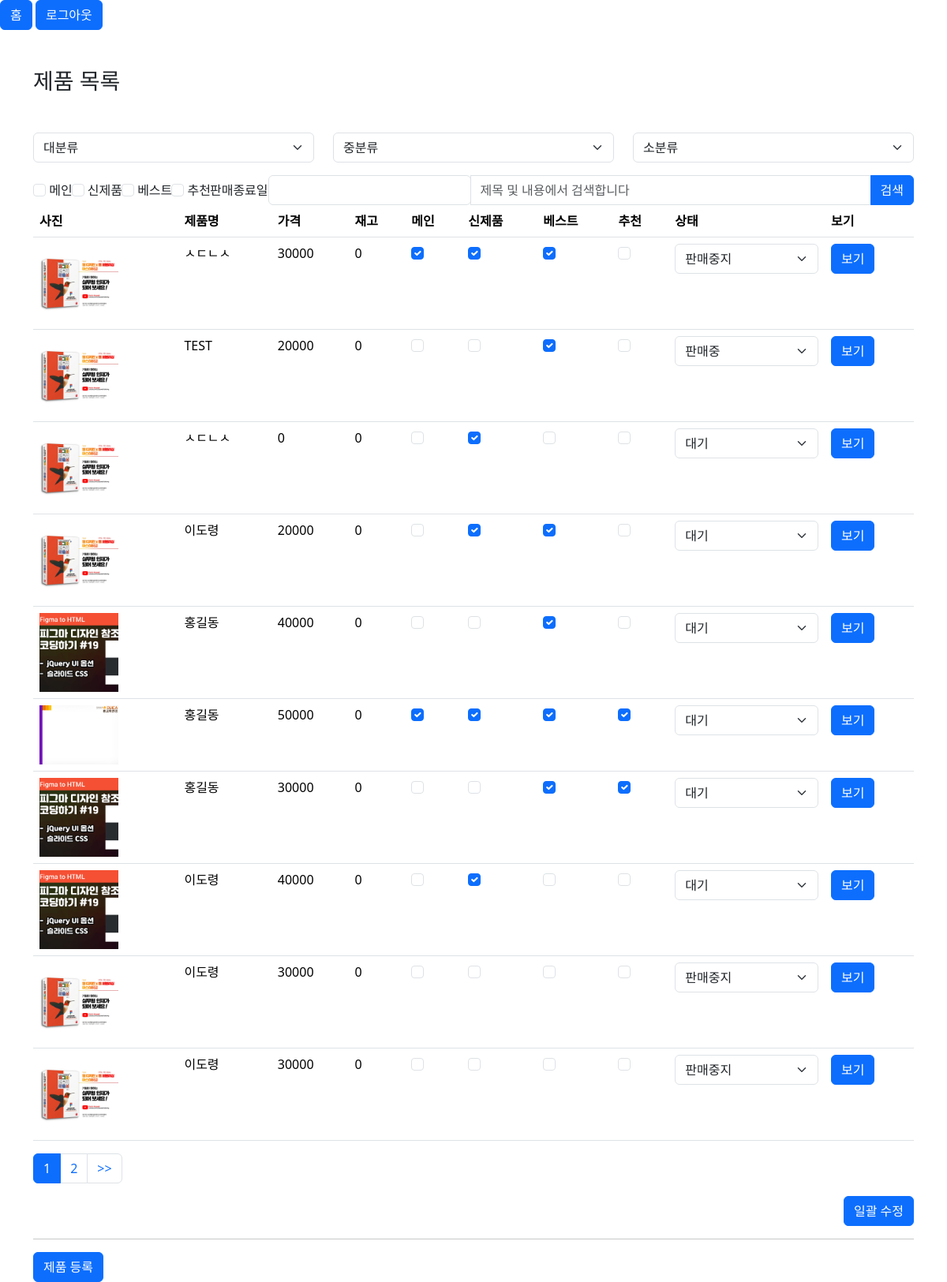
Page /admin/product/product_list.php (signed in) on the earlier database version.
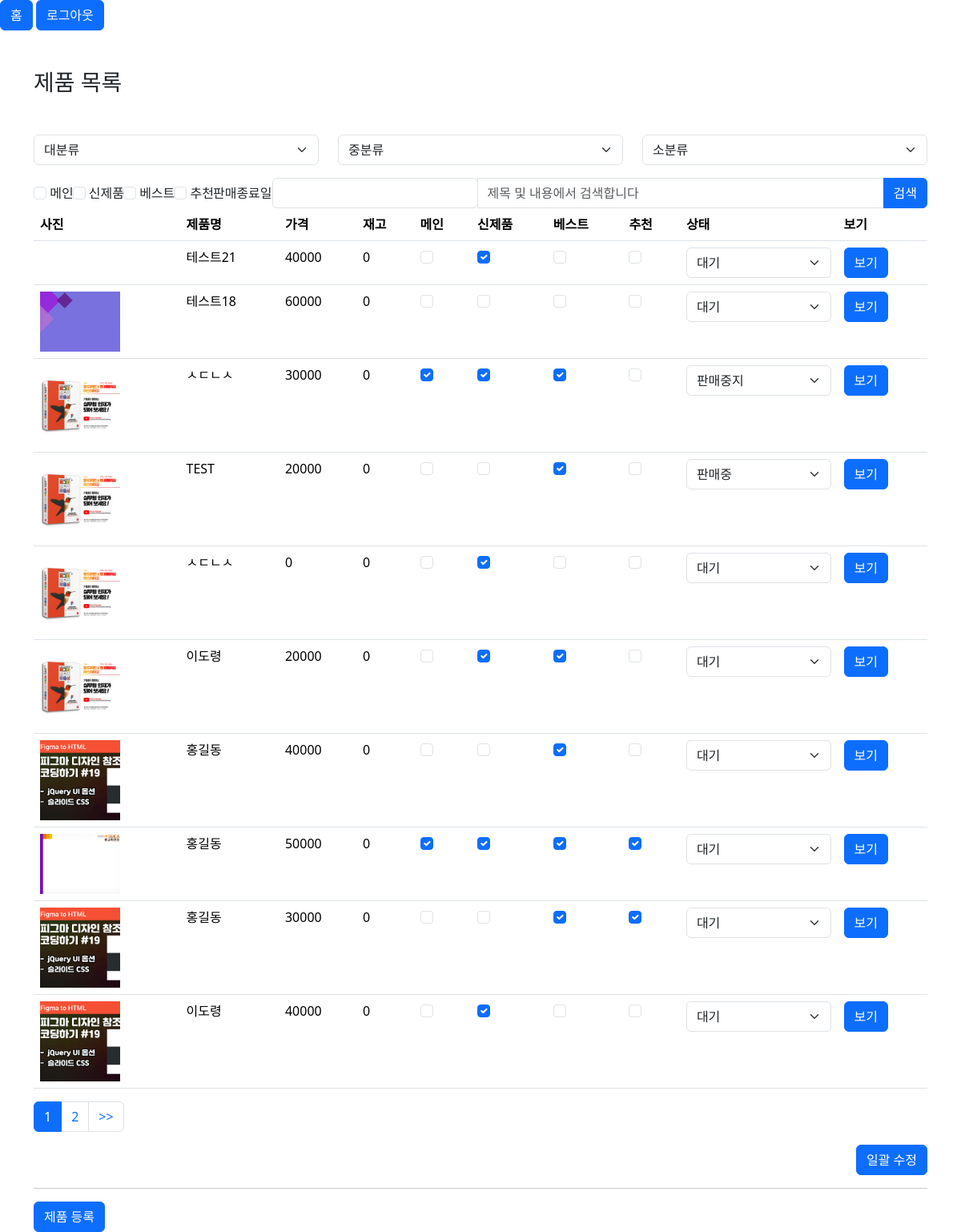
Same page on the later database version.
### tables this page shows
CREATE TABLE `products` (
  `pid` int(11) NOT NULL,
  `name` varchar(500) NOT NULL,
  `cate` varchar(100) DEFAULT NULL,
  `content` text DEFAULT NULL,
  `thumbnail` varchar(100) DEFAULT NULL,
  `price` double DEFAULT NULL,
  `sale_price` double DEFAULT NULL,
  `sale_ratio` double DEFAULT NULL,
  `cnt` int(11) DEFAULT NULL,
  `sale_cnt` int(11) DEFAULT NULL,
  `isnew` tinyint(4) DEFAULT NULL,
  `isbest` tinyint(4) DEFAULT NULL,
  `isrecom` tinyint(4) DEFAULT NULL,
  `ismain` tinyint(4) DEFAULT NULL,
  `locate` tinyint(4) DEFAULT NULL,
  `userid` varchar(100) DEFAULT NULL,
  `sale_end_date` datetime DEFAULT NULL,
  `reg_date` datetime DEFAULT NULL,
  `status` tinyint(4) DEFAULT 0,
  `delivery_fee` double DEFAULT NULL,
  `file_table_id` varchar(50) DEFAULT NULL,
  `option_id` varchar(50) DEFAULT NULL
);

### admin/inc/pagenation.php (called while the page is built, shortened)
<?php
  $pageNumber = $_GET['pageNumber'] ?? 1;
  $pageCount = $_GET['pageCount'] ?? 10;
  $statLimit = ($pageNumber-1)*$pageCount;
  $endLimit = $pageCount;
  $pagesql = "SELECT COUNT(*) as cnt from $pagenationTarget";
  $page_result = $mysqli->query($pagesql);
  $page_row = $page_result->fetch_object();
  $row_num = $page_row->cnt;
  $block_ct = 5;
  $block_num = ceil($pageNumber/$block_ct);
  $block_start = (($block_num -1)*$block_ct) + 1;
  $block_end = $block_start + $block_ct -1;
  $total_page = ceil($row_num/$pageCount);
  if($block_end > $total_page) $block_end = $total_page;
  ?>

### admin/product/product_list.php (the view, shortened to what this page needs)
<?php
  include_once $_SERVER['DOCUMENT_ROOT'].'/abcmall/admin/inc/header.php';
  $pagenationTarget = 'products';
  include_once $_SERVER['DOCUMENT_ROOT'].'/abcmall/admin/inc/pagenation.php';
  $search_where = '';
  $sql = "SELECT * from products where 1=1" ;
  $sql .= $search_where;
  $order = " order by pid desc";
  $limit = " limit $statLimit, $endLimit";
  $query = $sql.$order.$limit;
  $result = $mysqli -> query($query);
  while($rs = $result -> fetch_object()){
    $rsc[] = $rs;
  }
?>
<div class="container">
  <h1 class="h3 mt-5">제품 목록</h1>
  <form action="" class="mt-5" id="search_form">
    <div class="row">
      <div class="col-md-4">
        <select class="form-select" aria-label="Default select example" id="cate1" name="cate1">
          <option selected disabled>대분류</option>
        </select>
      </div>
      <div class="col-md-4">
        <select class="form-select" aria-label="Default select example" id="cate2" name="cate2">
          <option selected disabled>중분류</option>
        </select>
      </div>
      <div class="col-md-4">
        <select class="form-select" aria-label="Default select example" id="cate3" name="cate3">
          <option selected disabled>소분류</option>
        </select>
      </div>
    </div>
    <div class="input-group d-flex g-5 align-items-center mt-3 justify-content-between">
      <span>
        <input class="form-check-input" type="checkbox" value="1" name="ismain" id="ismain">
        <label class="form-check-label" for="ismain">메인</label>
      </span>
      <span>
        <input class="form-check-input" type="checkbox" value="1" name="isnew" id="isnew">
        <label class="form-check-label" for="isnew">신제품</label>
      </span>
      <span>
        <input class="form-check-input" type="checkbox" value="1" name="isbest" id="isbest">
        <label class="form-check-label" for="isbest">베스트</label>
      </span>
      <span>
        <input class="form-check-input" type="checkbox" value="1" name="isrecom" id="isrecom">
        <label class="form-check-label" for="isrecom">추천</label>
      </span>
      <span class="d-flex g-5 align-items-center">
        <label for="end_date">판매종료일</label>
        <input type="text" class="form-control" name="sale_end_date" id="end_date">
      </span>
      <input type="text" class="form-control" name="search_keyword" id="search_keyword" placeholder="제목 및 내용에서 검색합니다">
      <button class="btn btn-primary">검색</button>
    </div>
  </form>
  <form action="plist_update.php" method="GET">
    <table class="table product_list">
      <thead>
        <tr>
          <th scope="col">사진</th>
          <th scope="col">제품명</th>
          <th scope="col">가격</th>
          <th scope="col">재고</th>
          <th scope="col">메인</th>
          <th scope="col">신제품</th>
          <th scope="col">베스트</th>
          <th scope="col">추천</th>
          <th scope="col">상태</th>
          <th scope="col">보기</th>
        </tr>
      </thead>
      <tbody>
          <?php
            if(isset($rsc)){
              foreach($rsc as $item){
            ?>
        <tr>
          <td>
            <img src="<?php echo $item->thumbnail ?>" alt="">
          </td>
          <td><?php echo $item->name ?></td>
          <td><?php echo $item->price ?></td>
          <td><?php echo $item->cnt ?></td>
          <td>
            <input class="form-check-input" type="checkbox" value="<?php echo $item->ismain ?>" <?php if($item->ismain){ echo "checked"; } ?> name="ismain[<?php echo $item->pid ?>]" id="ismain[<?php echo $item->pid ?>]">
          </td>
          <td>
            <input class="form-check-input" type="checkbox" value="<?php echo $item->isnew ?>" <?php if($item->isnew){ echo "checked"; } ?> name="isnew[<?php echo $item->pid ?>]" id="isnew[<?php echo $item->pid ?>]">
          </td>
          <td>
            <input class="form-check-input" type="checkbox" value="<?php echo $item->isbest ?>" <?php if($item->isbest){ echo "checked"; } ?> name="isbest[<?php echo $item->pid ?>]" id="isbest[<?php echo $item->pid ?>]">
        </td>
          <td>
            <input class="form-check-input" type="checkbox" value="<?php echo $item->isrecom ?>" <?php if($item->isrecom){ echo "checked"; } ?> name="isrecom[<?php echo $item->pid ?>]" id="isrecom[<?php echo $item->pid ?>]">
        </td>
          <td>
            <select name="stat[<?php echo $item->pid ?>]" id="stat[<?php echo $item->pid ?>]" class="form-select" aria-label="대기설정 변경">
              <option value="-1"  <?php if($item->status==-1) {echo "selected"; } ?> >판매중지</option>
              <option value="0" <?php if($item->status==0) {echo "selected"; } ?> >대기</option>
              <option value="1"  <?php if($item->status==1) {echo "selected"; } ?> >판매중</option>
            </select>
          </td>
          <td>
          <a href="product_view.php?pid=<?php echo $item->pid ?>" class="btn btn-primary">보기</a>
          </td>
        </tr>
      <?php
          }
        } else {
      ?>
        <tr>
          <td colspan="10"> 검색 결과 없습니다 </td>
        </tr>
        <?php
          }
      ?>
      </tbody>
    </table>
    <nav aria-label="페이지네이션">
      <ul class="pagination">
      <?php
          for($i=$block_start;$i<=$block_end;$i++){
            if($pageNumber == $i){
                echo "<li class=\"page-item active\" aria-current=\"page\"><a href=\"?pageNumber=$i\" class=\"page-link\">$i</a></li>";
            }else{
                echo "<li class=\"page-item\"><a href=\"?pageNumber=$i\" class=\"page-link\">$i</a></li>";
            }
          }
          if($pageNumber<$total_page){
            echo "<li class=\"page-item\"><a href=\"?pageNumber=$total_page\" class=\"page-link\">&gt;&gt;</a></li>";
          }
        ?>
      </ul>
    </nav>
    <div class="d-flex justify-content-end">
      <button class="btn btn-primary">일괄 수정</button>
    </div>
  </form>
<hr>
<a href="product_up.php" class="btn btn-primary">제품 등록</a>
</div>
<?php
  include_once $_SERVER['DOCUMENT_ROOT'].'/abcmall/admin/inc/footer.php';
?>

### admin/inc/header.php (shortened to what this page needs)
<!DOCTYPE html>
<html lang="en">
<head>
  <link href="https://cdn.jsdelivr.net/npm/bootstrap@5.3.1/dist/css/bootstrap.min.css" rel="stylesheet">
  <link rel="stylesheet" href="https://cdnjs.cloudflare.com/ajax/libs/jqueryui/1.13.2/themes/base/jquery-ui.min.css" />
  <link href="/abcmall/admin/css/style.css" rel="stylesheet">
</head>
<body>
<a href="/abcmall/admin/index.php" class="btn btn-primary">홈</a>
<?php
  if(isset($_SESSION['AUID'])){
    if($_SESSION['AUID'] == 'admin'){
  ?>
  <a href="/abcmall/admin/logout.php" class="btn btn-primary">로그아웃</a>
  <?php
    }
  }
?>

### admin/inc/footer.php (shortened to what this page needs)
</body>
</html>

### admin/css/style.css (style rules this page uses)
label { white-space: nowrap; }
.product_list img { width: 100px; }

Differences in the rows shown:
no longer on this page (row unchanged): products: thumbnail (picture), name "이도령", price "30000", cnt "0", status+pid "판매중지"
no longer on this page (row unchanged): products: thumbnail (picture), name "이도령", price "30000", cnt "0", status+pid "판매중지"
added products: name "테스트21", price "40000", cnt "0", isnew "☑", status+pid "대기"
added products: thumbnail (picture), name "테스트18", price "60000", cnt "0", status+pid "대기"
